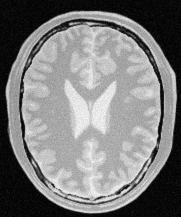
#> input picture brain_proton_density_slice.png, 181 x 217 px
$ python task2.py
#> lines starting #> are read from the running program, lines starting #| are printed output that depends on the picture
import cv2 as cv
import matplotlib.pyplot as plt
import numpy as np

img_loaded = cv.imread('brain_proton_density_slice.png', cv.IMREAD_GRAYSCALE)
#> img_loaded is the input picture: shape (217, 181); min 0, max 251, mean 123.7

#histogram
hist = cv.calcHist([img_loaded], [0], None, [256], [0,256])
#> hist = 256 values, max 1097 at index 7, min 0 at index 248, mean 153.4
plt.plot(hist)
plt.xlim([0,256])
plt.show()
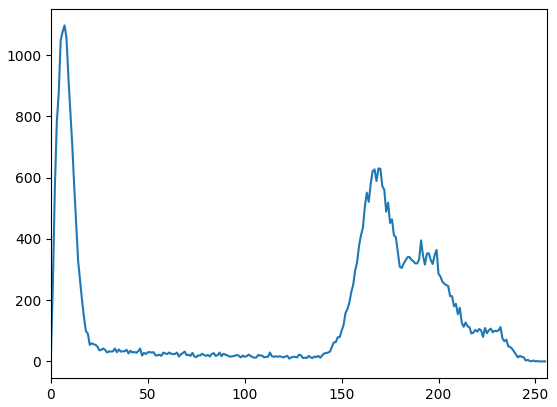
#> figure drawn by matplotlib, 1 panel; curve peaks at x = 7, y = 1097

trf = np.linspace(start = 0, stop = 150, num = 150, dtype=np.uint8)
trf = np.insert(trf,trf.size, np.linspace(start = 150, stop = 155, num = 30, dtype=np.uint8))
trf = np.insert(trf,trf.size, np.linspace(start = 200, stop = 255, num = 76, dtype=np.uint8))

fig,ax = plt.subplots()
ax.plot(trf)
ax.set_xlabel( r'Input_Intensity, $f(\mathbf{x})$')
ax.set_ylabel('Output_Intensity, $\mathrm{T}[f(\mathbf{x})]$')
ax.set_xlim(0, 255)
ax.set_ylim(0, 255)
ax.set_aspect('equal')
plt.show()
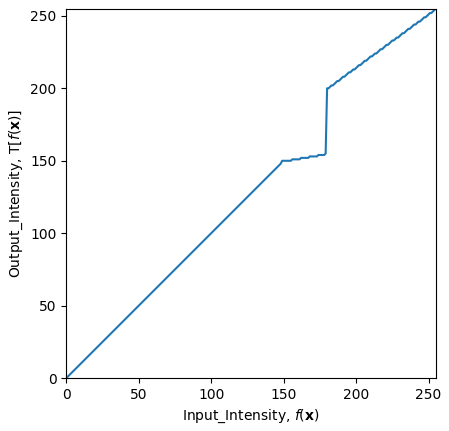
#> figure drawn by matplotlib, 1 panel; curve peaks at x = 255, y = 255


#Gaussian filtering before transformation
img_loaded_blur = cv.GaussianBlur(img_loaded,(5,5),0)
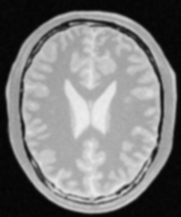
#> img_loaded_blur: shape (217, 181); min 4, max 237, mean 123.7

img_transformed = cv.LUT(img_loaded_blur, trf)
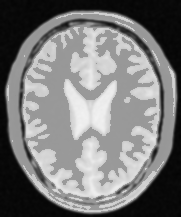
#> img_transformed: shape (217, 181); min 4, max 241, mean 122.6
fig,ax = plt.subplots(1,2,figsize=(5,15))
ax[0].imshow(img_loaded,cmap='gray', vmin=0, vmax=255)
ax[1].imshow(img_transformed,cmap='gray', vmin=0, vmax=255)
plt.show()
